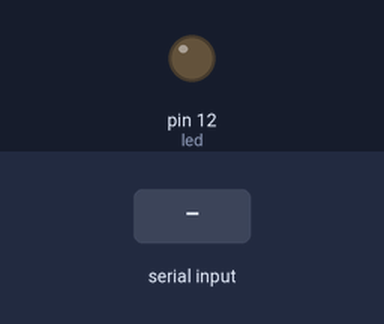
The sketch below on a simulated Arduino Uno, built with avr-gcc and run on an emulated ATmega328P. Parts: output pins drawn as LEDs (lit = HIGH). The test bench sets the inputs (shaded band).

Above: at 1.2 s.
1.3 s: "1" received over Serial
At 1.9 s:
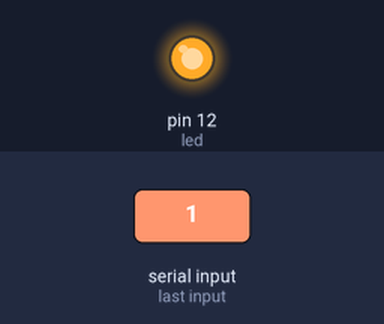
2.8 s: "0" received over Serial
At 3.1 s:
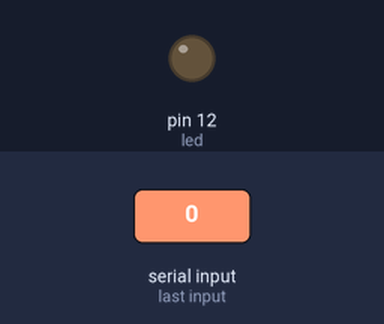
Timing chart, 0 to 5.8 s (numbered marks = the images above; inputs shaded):
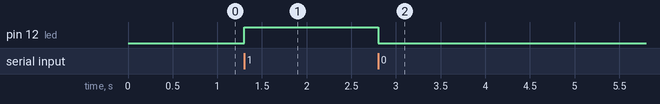

The sketch:

slave.ino
```cpp
#define led 12

void setup()
{
  pinMode(led,OUTPUT);
  Serial.begin(9600);
}

void loop()
{
  if(Serial.available()>0)
  {
    int data = Serial.read();
      if(data=='1')
        {
          digitalWrite(led,HIGH);
        }
      else
        {
          digitalWrite(led,LOW);
        }

  }
}
```

Measured:
- after the input at 1.3 s, pin 12 (led): LOW → HIGH at once
- after the input at 2.8 s, pin 12 (led): HIGH → LOW at once
